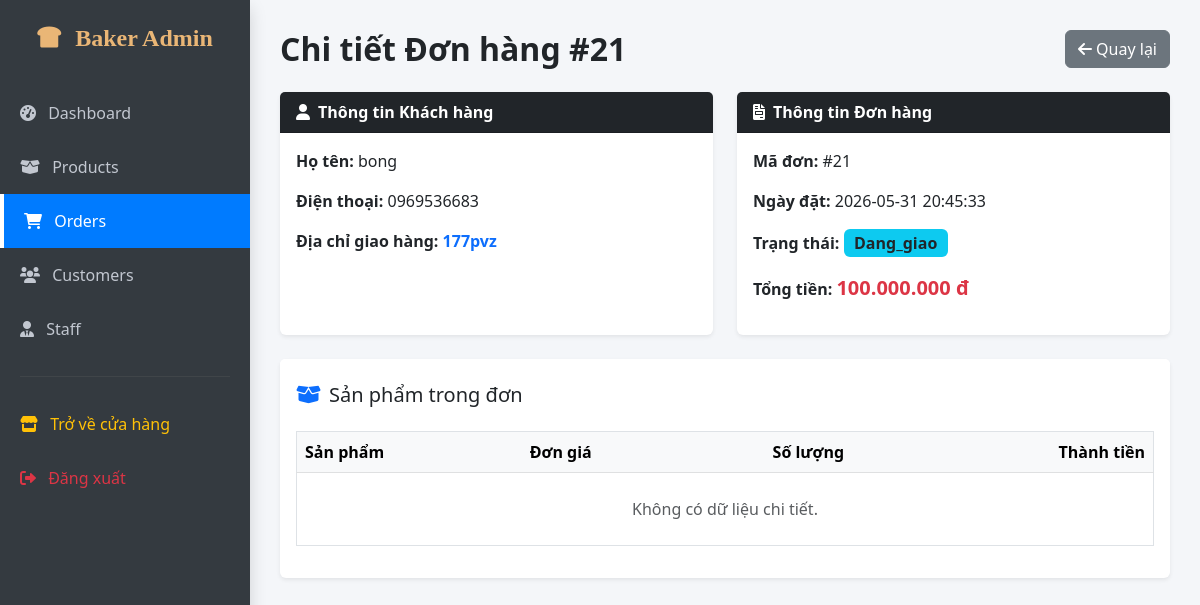
/admin/index.php?page=order_detail&id=21 (signed in), run on an earlier commit of the app's database.
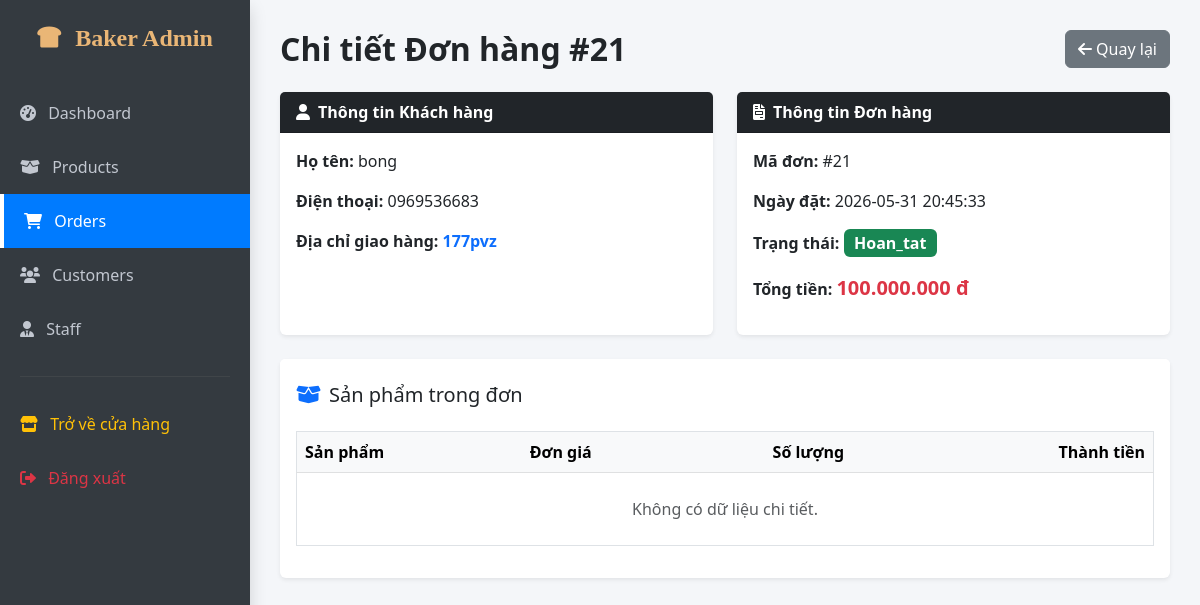
And on a later commit of the database.
### tables this page shows
CREATE TABLE `orders` (
  `order_id` int(11) NOT NULL,
  `customer_id` int(11) DEFAULT NULL,
  `order_date` datetime DEFAULT current_timestamp(),
  `subtotal` decimal(10,2) UNSIGNED NOT NULL,
  `shipping_fee` decimal(10,2) UNSIGNED DEFAULT 0.00,
  `total_amount` decimal(10,2) UNSIGNED NOT NULL,
  `status` enum('Cho_duyet','Dang_giao','Hoan_tat') DEFAULT 'Cho_duyet'
);

CREATE TABLE `customers` (
  `customer_id` int(11) NOT NULL,
  `full_name` varchar(100) NOT NULL,
  `address` text DEFAULT NULL,
  `phone_number` varchar(15) DEFAULT NULL,
  `email` varchar(100) DEFAULT NULL
);

### app/controllers/AdminOrderController.php (called while the page is built, shortened)
<?php
require_once '../app/models/AdminOrderModel.php';
class AdminOrderController {
    private $model;
    public function __construct($db) {
        $this->model = new AdminOrderModel($db);
    }
    public function detail() {
        $id = isset($_GET['id']) ? $_GET['id'] : 0;
        $order_info_query = $this->model->getOrderById($id);
        $order_info = mysqli_fetch_assoc($order_info_query);
        $order_items = $this->model->getOrderItems($id);
        require_once 'views/order_detail.php';
    }
}
?>

### app/models/AdminOrderModel.php (called while the page is built, shortened)
<?php
class AdminOrderModel {
    private $db;
    public function __construct($db) { $this->db = $db; }
    public function getOrderById($id) {
        $id = mysqli_real_escape_string($this->db, $id);
        return mysqli_query($this->db, "SELECT o.*, c.full_name, c.phone_number, c.address, c.email FROM orders o LEFT JOIN customers c ON o.customer_id = c.customer_id WHERE o.order_id = '$id'");
    }
    public function getOrderItems($id) {
        $id = mysqli_real_escape_string($this->db, $id);
        return mysqli_query($this->db, "SELECT od.*, p.product_name FROM orderdetails od LEFT JOIN products p ON od.product_id = p.product_id WHERE od.order_id = '$id'");
    }
}
?>

### admin/views/order_detail.php (the view)
<?php
if(!$order_info) { echo "<div class='alert alert-danger m-4'>Không tìm thấy đơn hàng!</div>"; }
else {
    $status = $order_info['status'] ?? 'Pending';
    $status_lower = strtolower($status);
    if ($status_lower == 'hoan_tat') { $badge_class = 'bg-success'; } elseif ($status_lower == 'da_thanh_toan') { $badge_class = 'bg-primary'; } elseif ($status_lower == 'dang_giao') { $badge_class = 'bg-info text-dark'; } elseif ($status_lower == 'cho_duyet') { $badge_class = 'bg-warning text-dark'; } else { $badge_class = 'bg-secondary'; }
?>
<div class="d-flex justify-content-between align-items-center mb-4">
    <h2 class="fw-bold mb-0">Chi tiết Đơn hàng #<?php echo $order_info['order_id']; ?></h2>
    <a href="index.php?page=orders" class="btn btn-secondary"><i class="fas fa-arrow-left"></i> Quay lại</a>
</div>
<div class="row g-4 mb-4">
    <div class="col-md-6">
        <div class="card shadow-sm border-0 h-100">
            <div class="card-header bg-dark text-white fw-bold"><i class="fas fa-user me-2"></i>Thông tin Khách hàng</div>
            <div class="card-body">
                <p><strong>Họ tên:</strong> <?php echo $order_info['full_name'] ?? 'Khách lẻ'; ?></p>
                <p><strong>Điện thoại:</strong> <?php echo $order_info['phone_number'] ?? 'N/A'; ?></p>
                <p><strong>Địa chỉ giao hàng:</strong> <span class="text-primary fw-bold"><?php echo $order_info['address'] ?? 'N/A'; ?></span></p>
            </div>
        </div>
    </div>
    <div class="col-md-6">
        <div class="card shadow-sm border-0 h-100">
            <div class="card-header bg-dark text-white fw-bold"><i class="fas fa-file-invoice me-2"></i>Thông tin Đơn hàng</div>
            <div class="card-body">
                <p><strong>Mã đơn:</strong> #<?php echo $order_info['order_id']; ?></p>
                <p><strong>Ngày đặt:</strong> <?php echo $order_info['order_date'] ?? 'N/A'; ?></p>
                <p><strong>Trạng thái:</strong> <span class="badge <?php echo $badge_class; ?> fs-6"><?php echo $status; ?></span></p>
                <p><strong>Tổng tiền:</strong> <span class="text-danger fw-bold fs-5"><?php echo number_format((float)($order_info['total_amount'] ?? 0), 0, ',', '.'); ?> đ</span></p>
            </div>
        </div>
    </div>
</div>
<div class="card shadow-sm border-0">
    <div class="card-header bg-white fw-bold pb-0 border-0 pt-4"><h5><i class="fas fa-box-open text-primary me-2"></i>Sản phẩm trong đơn</h5></div>
    <div class="card-body">
        <div class="table-responsive">
            <table class="table table-hover align-middle border">
                <thead class="table-light"><tr><th>Sản phẩm</th><th>Đơn giá</th><th class="text-center">Số lượng</th><th class="text-end">Thành tiền</th></tr></thead>
                <tbody>
                    <?php
                    if ($order_items && mysqli_num_rows($order_items) > 0) {
                        while ($item = mysqli_fetch_assoc($order_items)) {
                            $p_name = $item['product_name'] ?? 'Sản phẩm ID #'.$item['product_id'];
                            $price = $item['price'] ?? 0;
                            $qty = $item['quantity'] ?? 1;
                            echo "<tr><td class='fw-bold text-secondary'>{$p_name}</td><td>" . number_format((float)$price, 0, ',', '.') . " đ</td><td class='text-center fw-bold'>{$qty}</td><td class='text-danger fw-bold text-end'>" . number_format((float)($price * $qty), 0, ',', '.') . " đ</td></tr>";
                        }
                    } else { echo "<tr><td colspan='4' class='text-center py-4 text-muted'>Không có dữ liệu chi tiết.</td></tr>"; }
                    ?>
                </tbody>
            </table>
        </div>
    </div>
</div>
<?php } ?>

What changed in the data, as far as the page shows it:
changed orders "bong": status "Dang_giao" → "Hoan_tat"
